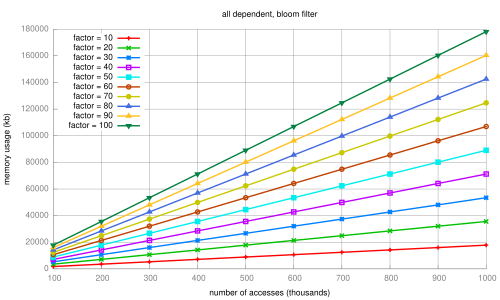

Source code (gnuplot):
set terminal pdf
set output 'dissertation-gnuplottex-fig18.pdf'
load '../dynamic/formatted-results/multiples-all/bloomfilter-memory.gnuplot'
